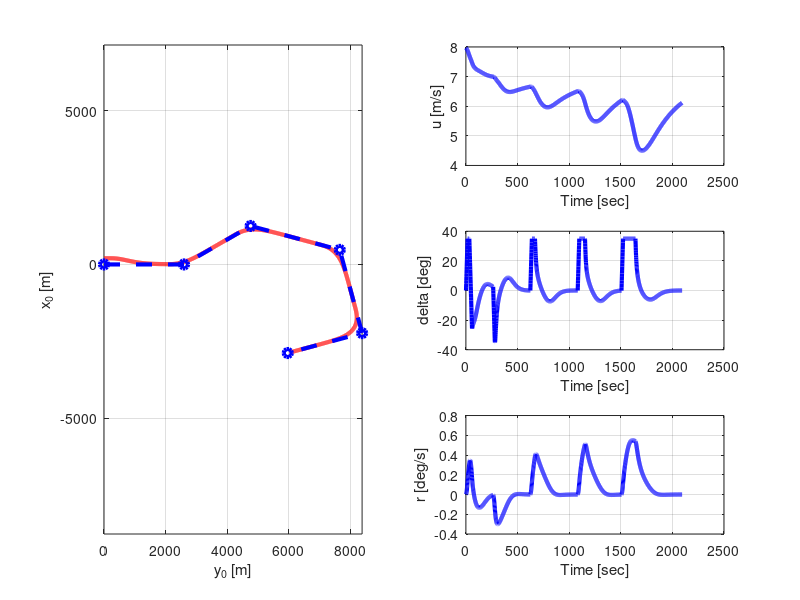

MATLAB code to generate this figure:
clear all

%% Pricipal particulars of a KVLCC2 tanker
Lpp = 320.00;         B = 58;           d = 20.8;
disp = 312600;        xG = 11.2;         Cb = 0.810;
DP = 9.86;        HR = 15.8;        AR = 112.5;

%% Hydrodynamic force coefficient
R0_ndim = 0.022;       Xvv_ndim = -0.040;     Xvr_ndim = 0.002;
Xrr_ndim = 0.011;      Xvvvv_ndim = 0.771;    Yv_ndim = -0.315;
YR_ndim = 0.083;       Yvvv_ndim = -1.607;    Yvvr_ndim = 0.379;
Yvrr_ndim = -0.391;    Yrrr_ndim = 0.008;     Nv_ndim = -0.137;
NR_ndim = -0.049;      Nvvv_ndim = -0.030;    Nvvr_ndim = -0.294;
Nvrr_ndim = 0.055;     Nrrr_ndim = -0.013;
mx_ndim = 0.022;       my_ndim = 0.223;       Jz_ndim = 0.011;
tP = 0.220;        tR = 0.387;        aH = 0.312;
xH_ndim = -0.464;      C1 = 2.0;
C21 = 1.6;                 % beta_P > 0
C22 = 1.1;                 % beta_P < 0
gamma_R1 = 0.640;           % beta_R > 0
gamma_R2 = 0.395;           % beta_R < 0
lR_ndim = -0.710;      epsilon = 1.09;     kappa = 0.50;
f_alpha = 2.747;


%% Other coefficient
k0 = 0.293;       k1 = -0.275;      k2 = -0.139;
wP0 = 0.35;        nP = 1.53;        xP_ndim = -0.48;
rho = 1025;         eta = DP / HR;    xR = -0.5*Lpp;
mass_ndim_coef = 0.5*rho*Lpp^2*d;
moment_ndim_coef = 0.5*rho*Lpp^4*d;
xH = xH_ndim*Lpp;
m = disp*rho;
mx = mx_ndim * mass_ndim_coef;
my = my_ndim * mass_ndim_coef;
Jz = Jz_ndim * moment_ndim_coef;
IzG = (0.25*Lpp)^2*disp*rho;

%% Initialize
u = 7.9732;         vm = 0;             r = 0;
Accel = [0; 0; 0]; % u_dot, vm_dot, r_dot
Velocity = [u; 0; 0]; % u, vm, r
Position = [0; 0; 0]; % x0, y0, psi
u_dot = 0;          vm_dot = 0;         r_dot = 0;
delta = 0;
KP = 8.2;             KD = 173.2;
psi_order = 0;
Time_s = 1;
Time_f = 2093;

Advance35_Stbd = 1038.2;
Transfer35_Stbd = 438.5;
Advance35_Port = 988.9;
Transfer35_Port = 396.4;

%% Waypoint
WP_List = [0 0;
    2600 0;
    4765 1250;
    7663 473;
    8388 -2232;
    5973 -2879];
WP = [WP_List(2,1), WP_List(2,2)];

Position(1) = 200;
Position(2) = 0;
Position(3) = pi/2;
curr_WP_No = 2;
WP_change = 1;


for i = 1:(Time_f/Time_s)+1
        
    %% Time
    t = i*Time_s;
        
    %% Position, velocity, angular velocity
    u = Velocity(1);        vm = Velocity(2);       r = Velocity(3);
    u_dot = Accel(1);       vm_dot = Accel(2);      r_dot = Accel(3);
    x0 = Position(1);       y0 = Position(2);       psi = Position(3); 
    U = sqrt(u^2 + vm^2);
    v = vm + xG*r;          vm_ndim = vm/U;         r_ndim = r*Lpp/U;
    beta = atan2(-vm,u);
        
    %% Hydrodynamic forces acting on ship hull
    XH_ndim = -R0_ndim + Xvv_ndim*vm_ndim^2 + Xvr_ndim*vm_ndim*r_ndim + Xrr_ndim*r_ndim^2 + Xvvvv_ndim*vm_ndim^4;
    YH_ndim = Yv_ndim*vm_ndim + YR_ndim*r_ndim + Yvvv_ndim*vm_ndim^3 + Yvvr_ndim*vm_ndim^2*r_ndim + Yvrr_ndim*vm_ndim*r_ndim^2 + Yrrr_ndim*r_ndim^3;
    NH_ndim = Nv_ndim*vm_ndim + NR_ndim*r_ndim + Nvvv_ndim*vm_ndim^3 + Nvvr_ndim*vm_ndim^2*r_ndim + Nvrr_ndim*vm_ndim*r_ndim^2 + Nrrr_ndim*r_ndim^3;
    
    XH = 0.5*rho*Lpp*d*U^2*XH_ndim;
    YH = 0.5*rho*Lpp*d*U^2*YH_ndim;
    NH = 0.5*rho*Lpp^2*d*U^2*NH_ndim;
    
    %% Hydrodynamic force due to propeller
    beta_P = beta - xP_ndim*r_ndim;
    if beta_P >= 0
        C2 = C21;
    else
        C2 = C22;
    end
    wP = wP0*exp(-4*beta_P^2);
    JP = u*(1 - wP) / (nP*DP);
    KT = k2*JP^2 + k1*JP + k0;
    T = rho*nP^2*DP^4*KT;
    
    XP = (1 - tP)*T;
    
    %% Hydrodynamic force by steering
    beta_R = beta - lR_ndim*r_ndim;
    if beta_R >= 0
        gamma_R = gamma_R1;
    else
        gamma_R = gamma_R2;
    end
    vR = U*gamma_R*beta_R;
    uR = epsilon*u*(1 - wP) * sqrt(eta*(1 + kappa*(sqrt(1 + (8*KT)/(pi*JP^2)) - 1))^2 + (1 - eta));
    alpha_R = delta - vR / uR;
    UR = sqrt(uR^2 + vR^2);
    FN = 0.5*rho*AR*UR^2*f_alpha*sin(alpha_R);
    
    XR = -(1 - tR)*FN*sin(delta);
    YR = -(1 + aH)*FN*cos(delta);
    NR = -(xR + aH*xH)*FN*cos(delta);
    
    %% Motion equation
    X = XH + XR + XP;
    Y = YH + YR;
    Nm = NH + NR;

    M = [m+mx 0 0; 0 m+my xG*m; 0 xG*m IzG+xG^2*m+Jz];
    C = [0 -(m+my)*r -xG*m*r; (m+mx)*r 0 0; xG*m*r 0 0];
    P = [X; Y; Nm];
    Vel = Velocity;

    Accel = M\(P-C*Vel);
    
    Velocity = Velocity + Accel*Time_s;
    J = [cos(psi) -sin(psi) 0; sin(psi) cos(psi) 0; 0 0 1];
    Position_dot = J * Velocity;
    Position = Position + Position_dot*Time_s;
    
    %% Waypoint swtiching
    if curr_WP_No ~= size(WP_List, 1)
        if WP_change == 1
            Curr_Co = atan2(WP_List(curr_WP_No,1)-WP_List(curr_WP_No-1,1), WP_List(curr_WP_No,2)-WP_List(curr_WP_No-1,2));
            Next_Co = atan2(WP_List(curr_WP_No+1,1)-WP_List(curr_WP_No,1), WP_List(curr_WP_No+1,2)-WP_List(curr_WP_No,2));
            Alt_Co = (Next_Co - Curr_Co);
            
            if Alt_Co < -pi
                Alt_Co = Alt_Co + 2 * pi;
            elseif Alt_Co > pi
                Alt_Co = Alt_Co - 2 * pi;
            end
            
            if Alt_Co >= 0
                Advance = Advance35_Stbd;
                Transfer = Transfer35_Stbd;
            else
                Advance = Advance35_Port;
                Transfer = Transfer35_Port;
            end
            
            Dist_New_Co = (Advance - ( (Transfer - Transfer * tan((pi/2-abs(Alt_Co))/2)) / tan(abs(Alt_Co)) ))*1;
            WP_change = 0;
        end
        
        WP_dist = sqrt((WP_List(curr_WP_No, 2) - Position(1))^2 + (WP_List(curr_WP_No, 1) - Position(2))^2);
        if WP_dist < Dist_New_Co
            curr_WP_No = curr_WP_No + 1;
            WP_change = 1;
        end
    end

    %% Balanced LOS guidance
    Curr_Co = atan2(WP_List(curr_WP_No,1)-WP_List(curr_WP_No-1,1), WP_List(curr_WP_No,2)-WP_List(curr_WP_No-1,2));
    XTE = -(Position(1)-WP_List(curr_WP_No, 2))*sin(Curr_Co)+(Position(2)-WP_List(curr_WP_No, 1))*cos(Curr_Co);

    Diff_Co = Curr_Co - psi;
        
    if Diff_Co < -pi
        Diff_Co = Diff_Co + 2 * pi;
    elseif Diff_Co > pi
        Diff_Co = Diff_Co - 2 * pi;
    end

    Dist_New_Co2 = (Advance - ( (Transfer - Transfer * tan((pi/2-abs(Diff_Co))/2)) / tan(abs(Diff_Co)) ))*1;

    n1 = Dist_New_Co2+0.25*Lpp^2/abs(XTE);
    if n1 < abs(XTE)
        n1 = abs(XTE);
    end

    % Calculate LOS position
    delta_Lat1 = WP_List(curr_WP_No,2) - WP_List(curr_WP_No-1,2); % x
    delta_Long1 = WP_List(curr_WP_No,1) - WP_List(curr_WP_No-1,1); % y

    if delta_Long1 ~= 0        
        if delta_Lat1 == 0
            LOS_Lat1 = WP_List(curr_WP_No,2);
            if delta_Long1 > 0
                LOS_Long1 = Position(2) + sqrt( (n1)^2 + (WP_List(curr_WP_No,2) - Position(1))^2 );
            elseif delta_Long1 < 0
                LOS_Long1 = Position(2) - sqrt( (n1)^2 + (WP_List(curr_WP_No,2) - Position(1))^2 );
            end
        else
            coef_d1 = delta_Long1 / delta_Lat1;
            coef_e1 = WP_List(curr_WP_No-1,2);
            coef_f1 = WP_List(curr_WP_No-1,1);
            coef_g1 = coef_f1 - coef_d1 * coef_e1;
            coef_a1 = 1 + coef_d1^2;
            coef_b1 = 2 * (coef_d1 * coef_g1 - coef_d1 * Position(2) - Position(1));
            coef_c1 = Position(1)^2 + Position(2)^2 + coef_g1^2 - (n1)^2 - 2 * coef_g1 * Position(2);
            if delta_Lat1 > 0
                LOS_Lat1 = (-coef_b1 + sqrt(coef_b1^2 - 4*coef_a1*coef_c1)) / (2*coef_a1);
            elseif delta_Lat1 < 0
                LOS_Lat1 = (-coef_b1 - sqrt(coef_b1^2 - 4*coef_a1*coef_c1)) / (2*coef_a1);
            end
            LOS_Long1 = coef_d1 * (LOS_Lat1 - coef_e1) + coef_f1;
        end
    else
        LOS_Long1 = WP_List(curr_WP_No, 1);
    end

    % Calculate psi_order
    psi_order = atan2(LOS_Long1 - Position(2), LOS_Lat1 - Position(1));
     
    %% Heaing controller
    error = psi_order - psi;
    if error > pi
        error = error - 2*pi;
    elseif error < -pi
        error = error + 2*pi;
    end

    delta_order = KP*error - KD*r*Time_s;

    if abs(delta_order - delta) <= 2.32*pi/180*Time_s
        delta = delta_order;
    elseif delta_order - delta > 2.32*pi/180*Time_s
        delta = delta + 2.32*pi/180*Time_s;
    elseif delta_order - delta < -2.32*pi/180*Time_s
        delta = delta - 2.32*pi/180*Time_s;
    end
    
    if delta > 35*pi/180
        delta = 35*pi/180;
    elseif delta < -35*pi/180
        delta = -35*pi/180;
    end
    
    %% Store data
    Data(i+1, 1) = t;
    Data(i+1, 2:4) = Position';
    Data(i+1, 5:7) = Velocity';
    Data(i+2, 8) = delta;
    Data(i+1, 9) = U;
    Data(i+1, 10) = n1;

end

figure(1)
subplot(3, 2, [1,3,5]);
plot(Data(2:end-1,3), Data(2:end-1,2), 'r', 'LineWidth', 3);
hold on
plot(WP_List(:,1), WP_List(:,2), '--ob', 'LineWidth', 3)
hold off
axis('equal');
grid on;
axis('equal');
xlabel('y_0 [m]');
ylabel('x_0 [m]');
subplot(3, 2, 2)
plot(Data(2:end-1,1), Data(2:end-1,9), 'b', 'LineWidth', 3);
grid on;
xlabel('Time [sec]');
ylabel('u [m/s]');
subplot(3, 2, 4)
plot(Data(2:end-1,1), Data(2:end-1,8)*180/pi, 'b', 'LineWidth', 3);
grid on;
xlabel('Time [sec]');
ylabel('delta [deg]');
subplot(3, 2, 6)
plot(Data(2:end-1,1), Data(2:end-1,7)*180/pi, 'b', 'LineWidth', 3);
grid on;
xlabel('Time [sec]');
ylabel('r [deg/s]');